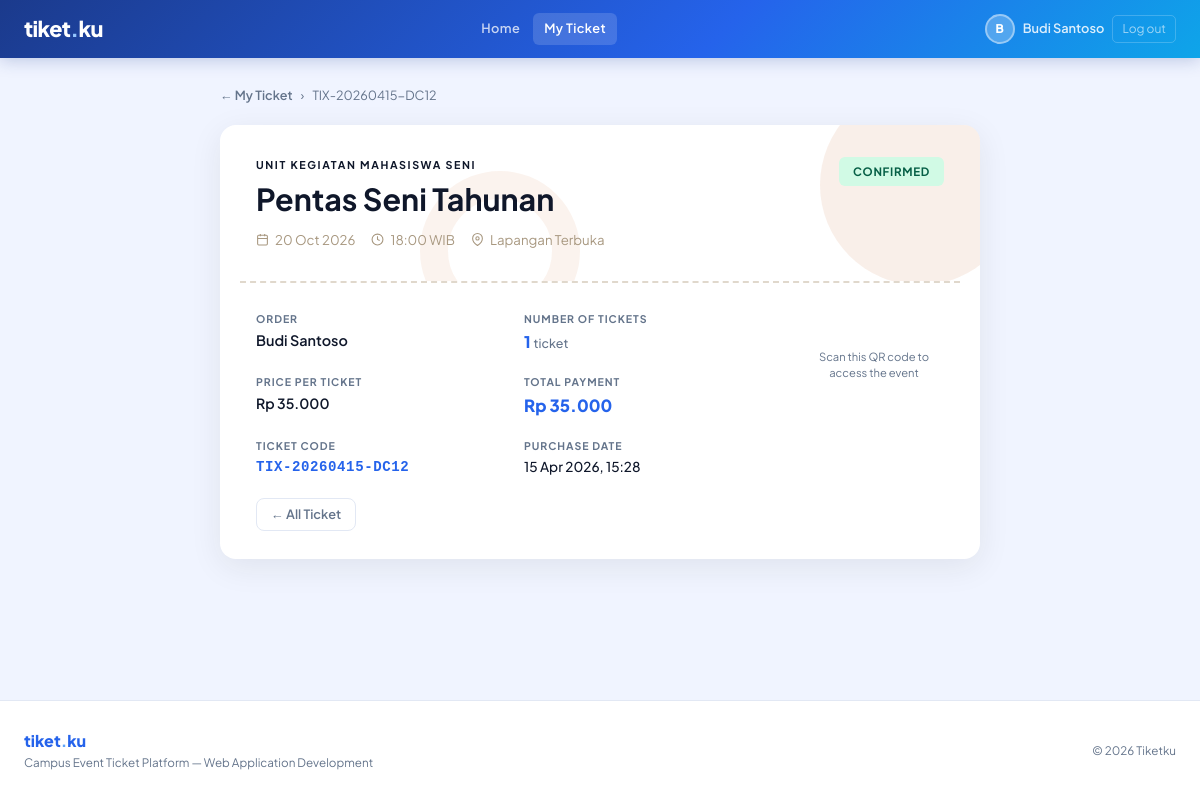
The app's page /public/index.php?controller=ticket&action=detail&id=11 (signed in) with its own data.
### tables this page shows
CREATE TABLE `tickets` (
  `id` int(11) NOT NULL,
  `ticket_code` varchar(50) NOT NULL,
  `purchase_date` datetime DEFAULT current_timestamp(),
  `status` enum('pending','confirmed','cancelled') DEFAULT 'pending',
  `qty` int(11) DEFAULT 1,
  `event_id` int(11) NOT NULL,
  `user_id` int(11) NOT NULL
);

CREATE TABLE `organizers` (
  `id` int(11) NOT NULL,
  `name` varchar(100) NOT NULL,
  `contact_email` varchar(100) DEFAULT NULL
);

CREATE TABLE `events` (
  `id` int(11) NOT NULL,
  `name` varchar(150) NOT NULL,
  `event_date` datetime NOT NULL,
  `venue` varchar(200) DEFAULT NULL,
  `description` text DEFAULT NULL,
  `image_url` varchar(500) DEFAULT NULL,
  `location_detail` varchar(300) DEFAULT NULL,
  `capacity` int(11) DEFAULT 0,
  `price` decimal(10,2) DEFAULT NULL,
  `organizer_id` int(11) NOT NULL,
  `created_at` timestamp NOT NULL DEFAULT current_timestamp()
);

CREATE TABLE `users` (
  `id` int(11) NOT NULL,
  `name` varchar(100) NOT NULL,
  `email` varchar(100) NOT NULL,
  `phone` varchar(20) DEFAULT NULL,
  `password` varchar(255) NOT NULL DEFAULT ''
);

### controllers/TicketController.php (called while the page is built, shortened)
<?php
require_once __DIR__ . '/../models/Ticket.php';
class TicketController {
    private $ticket;
    public function __construct($db) {
        $this->ticket  = new Ticket($db);
    }
    public function detail() {
        $this->ticket->id = $_GET['id'];
        if (!$this->ticket->readOne()) {
            header("Location: /event_ticketing/public/index.php?controller=ticket&action=index");
            exit;
        }
        $ticket = $this->ticket;
        require_once __DIR__ . '/../views/tickets/detail.php';
    }
}
?>

### models/Ticket.php (called while the page is built, shortened)
<?php
class Ticket {
    private $conn;
    private $table_name = "tickets";
    public $id;
    public function __construct($db) {
        $this->conn = $db;
    }
    public function readOne() {
        $query = "SELECT t.*, e.name as event_name, e.event_date, e.venue, e.price,
                         o.name as organizer_name, u.name as user_name
                  FROM " . $this->table_name . " t
                  LEFT JOIN events e     ON t.event_id = e.id
                  LEFT JOIN organizers o ON e.organizer_id = o.id
                  LEFT JOIN users u      ON t.user_id = u.id
                  WHERE t.id = ? LIMIT 0,1";
        $stmt = $this->conn->prepare($query);
        $stmt->bindParam(1, $this->id);
        $stmt->execute();
        $row = $stmt->fetch(PDO::FETCH_ASSOC);
        if ($row) {
            $this->ticket_code    = $row['ticket_code'];
            $this->status         = $row['status'];
            $this->qty            = $row['qty'] ?? 1;
            $this->event_name     = $row['event_name'];
            $this->user_name      = $row['user_name'];
            $this->event_date     = $row['event_date'];
            $this->venue          = $row['venue'];
            $this->price          = $row['price'];
            $this->organizer_name = $row['organizer_name'];
            $this->purchase_date  = $row['purchase_date'];
            return true;
        }
        return false;
    }
}
?>

### views/tickets/detail.php (the view, shortened to what this page needs)
<div style="max-width:760px; margin:0 auto;">
    <div style="display:flex;align-items:center;gap:8px;margin-bottom:20px;font-size:0.79rem;color:var(--muted);">
        <a href="?controller=ticket&action=index" style="color:var(--terracotta);text-decoration:none;font-weight:600;">← My Ticket</a>
        <span>›</span>
        <span><?= htmlspecialchars($ticket->ticket_code) ?></span>
    </div>
    <?php
    $isConfirmed = $ticket->status === 'confirmed';
    ?>
    <div style="background:white; border-radius:16px; border:1px solid var(--stone-warm); overflow:hidden; box-shadow:0 8px 32px rgba(44,36,22,0.08);">
        <div class="hero-pattern" style="padding:32px 36px; position:relative; overflow:hidden;">
            <div style="position:absolute;right:-40px;top:-40px;width:200px;height:200px;border-radius:50%;background:rgba(196,98,45,0.1);pointer-events:none;"></div>
            <div style="position:absolute;left:200px;bottom:-50px;width:160px;height:160px;border-radius:50%;border:28px solid rgba(196,98,45,0.08);pointer-events:none;"></div>
            <div style="position:relative;z-index:1;display:flex;justify-content:space-between;align-items:flex-start;flex-wrap:wrap;gap:16px;">
                <div>
                    <p style="font-size:0.67rem;font-weight:700;letter-spacing:0.15em;text-transform:uppercase;color:var(--terracotta-light);margin-bottom:8px;"><?= htmlspecialchars($ticket->organizer_name ?? '') ?></p>
                    <h1 style="font-size:1.9rem;font-weight:700;color:var(--ink);line-height:1.2;margin-bottom:12px;"><?= htmlspecialchars($ticket->event_name) ?></h1>
                    <div style="display:flex;flex-wrap:wrap;gap:16px;">
                        <div style="display:flex;align-items:center;gap:6px;color:#A89880;font-size:0.83rem;">
                            <svg width="13" height="13" viewBox="0 0 24 24" fill="none" stroke="currentColor" stroke-width="2"><rect x="3" y="4" width="18" height="18" rx="2"/><line x1="16" y1="2" x2="16" y2="6"/><line x1="8" y1="2" x2="8" y2="6"/><line x1="3" y1="10" x2="21" y2="10"/></svg>
                            <?= date('d M Y', strtotime($ticket->event_date)) ?>
                        </div>
                        <div style="display:flex;align-items:center;gap:6px;color:#A89880;font-size:0.83rem;">
                            <svg width="13" height="13" viewBox="0 0 24 24" fill="none" stroke="currentColor" stroke-width="2"><circle cx="12" cy="12" r="10"/><polyline points="12 6 12 12 16 14"/></svg>
                            <?= date('H:i', strtotime($ticket->event_date)) ?> WIB
                        </div>
                        <div style="display:flex;align-items:center;gap:6px;color:#A89880;font-size:0.83rem;">
                            <svg width="13" height="13" viewBox="0 0 24 24" fill="none" stroke="currentColor" stroke-width="2"><path d="M21 10c0 7-9 13-9 13s-9-6-9-13a9 9 0 0118 0z"/><circle cx="12" cy="10" r="3"/></svg>
                            <?= htmlspecialchars($ticket->venue ?? '') ?>
                        </div>
                    </div>
                </div>
                <?php
                $sc = ['pending'=>['#FEF3C7','#92400E'],'confirmed'=>['#D1FAE5','#065F46'],'cancelled'=>['#FEE2E2','#991B1B']][$ticket->status] ?? ['#F3F4F6','#374151'];
                ?>
                <span style="background:<?= $sc[0] ?>;color:<?= $sc[1] ?>;font-size:0.72rem;font-weight:700;padding:6px 14px;border-radius:6px;letter-spacing:0.06em;text-transform:uppercase;align-self:flex-start;">
                    <?= strtoupper($ticket->status) ?>
                </span>
            </div>
        </div>
        <div style="border-top:2px dashed #E0D8CC;margin:0 20px;position:relative;">
            <div style="position:absolute;left:-28px;top:-12px;width:24px;height:24px;border-radius:50%;background:var(--cream);border:1px solid var(--stone-warm);"></div>
            <div style="position:absolute;right:-28px;top:-12px;width:24px;height:24px;border-radius:50%;background:var(--cream);border:1px solid var(--stone-warm);"></div>
        </div>
        <div style="padding:28px 36px;">
            <div style="display:flex;gap:32px;flex-wrap:wrap;align-items:flex-start;">
                <div style="flex:1;min-width:200px;">
                    <div style="display:grid;grid-template-columns:1fr 1fr;gap:20px;margin-bottom:20px;">
                        <div>
                            <p style="font-size:0.66rem;font-weight:700;letter-spacing:0.09em;text-transform:uppercase;color:var(--muted);margin-bottom:3px;">Order</p>
                            <p style="font-weight:600;color:var(--charcoal);font-size:0.9rem;"><?= htmlspecialchars($ticket->user_name) ?></p>
                        </div>
                        <div>
                            <p style="font-size:0.66rem;font-weight:700;letter-spacing:0.09em;text-transform:uppercase;color:var(--muted);margin-bottom:3px;">Number of Tickets</p>
                            <p style="font-weight:800;color:var(--blue-mid);font-size:1rem;"><?= $ticket->qty ?? 1 ?> <span style="font-size:0.78rem;font-weight:500;color:var(--muted);">ticket</span></p>
                        </div>
                        <div>
                            <p style="font-size:0.66rem;font-weight:700;letter-spacing:0.09em;text-transform:uppercase;color:var(--muted);margin-bottom:3px;">Price per Ticket</p>
                            <p style="font-weight:600;color:var(--ink);font-size:0.88rem;">Rp <?= number_format($ticket->price, 0, ',', '.') ?></p>
                        </div>
                        <div>
                            <p style="font-size:0.66rem;font-weight:700;letter-spacing:0.09em;text-transform:uppercase;color:var(--muted);margin-bottom:3px;">Total Payment</p>
                            <p style="font-family:'Plus Jakarta Sans',sans-serif;font-weight:800;color:var(--blue-mid);font-size:1.05rem;">Rp <?= number_format($ticket->price * ($ticket->qty ?? 1), 0, ',', '.') ?></p>
                        </div>
                        <div>
                            <p style="font-size:0.66rem;font-weight:700;letter-spacing:0.09em;text-transform:uppercase;color:var(--muted);margin-bottom:3px;">Ticket Code</p>
                            <p style="font-family:monospace;font-weight:700;color:var(--blue-mid);font-size:0.88rem;letter-spacing:0.04em;"><?= htmlspecialchars($ticket->ticket_code) ?></p>
                        </div>
                        <div>
                            <p style="font-size:0.66rem;font-weight:700;letter-spacing:0.09em;text-transform:uppercase;color:var(--muted);margin-bottom:3px;">Purchase Date</p>
                            <p style="font-weight:500;color:var(--ink);font-size:0.85rem;"><?= date('d M Y, H:i', strtotime($ticket->purchase_date ?? 'now')) ?></p>
                        </div>
                    </div>
                    <div style="display:flex;gap:8px;flex-wrap:wrap;">
                        <a href="?controller=ticket&action=index" class="btn-ghost" style="font-size:0.8rem;padding:6px 14px;">← All Ticket</a>
                    </div>
                </div>
                <div style="display:flex;flex-direction:column;align-items:center;gap:10px;flex-shrink:0;">
                    <?php if ($isConfirmed): ?>
                    <div style="background:white;border:2px solid var(--stone-warm);border-radius:12px;padding:14px;">
                    </div>
                    <p style="font-size:0.7rem;color:var(--muted);text-align:center;max-width:140px;line-height:1.4;">Scan this QR code to access the event</p>
                    <?php endif; ?>
                </div>
            </div>
        </div>
    </div>
</div>
<?php $content = ob_get_clean(); require_once __DIR__ . '/../layouts/main.php'; ?>

### views/layouts/main.php (style rules this page uses)
:root { --white: #FFFFFF; --bg: #F0F4FF; --bg-card: #FFFFFF; --border: #E2E8F4; --blue-deep: #1B3A8C; --blue-mid: #2563EB; --blue-soft: #3B82F6; --blue-light: #60A5FA; --blue-pale: #DBEAFE; --blue-xpale: #EFF6FF; --cyan: #0EA5E9; --ink: #0F172A; --ink-soft: #334155; --muted: #64748B; --muted-light: #94A3B8; --success: #10B981; --warning: #F59E0B; --danger: #EF4444; --grad-main: linear-gradient(135deg, #1B3A8C 0%, #2563EB 60%, #0EA5E9 100%); --grad-card: linear-gradient(135deg, #1e40af 0%, #3b82f6 100%); --shadow-blue: 0 4px 20px rgba(37,99,235,0.18); --shadow-card: 0 2px 16px rgba(15,23,42,0.07); }
*, *::before, *::after { box-sizing: border-box; margin: 0; padding: 0; }
html { height: 100%; }
body { font-family: 'Plus Jakarta Sans', sans-serif; background: var(--bg); color: var(--ink); min-height: 100vh; display: flex; flex-direction: column; }
.btn-ghost { background: transparent; color: var(--muted); padding: 0.55rem 1.3rem; border-radius: 8px; font-weight: 600; font-size: 0.84rem; border: 1.5px solid var(--border); text-decoration: none; display: inline-flex; align-items: center; gap: 6px; transition: all 0.18s; }

### records on screen
tickets: ticket_code "TIX-20260415-DC12", organizers.name "UNIT KEGIATAN MAHASISWA SENI", event.name "Pentas Seni Tahunan", event.event_date "20 Oct 2026", event.event_date "18:00", event.venue "Lapangan Terbuka", status "CONFIRMED", user.name "Budi Santoso", qty "1", event.price "35.000", $ticket->price * ($ticket->qty ?? 1) "35.000", purchase_date "15 Apr 2026, 15:28"

### other values on screen
substr($_SESSION['user_name'] ?? 'U', 0, 1) "B"
$_SESSION['user_name'] "Budi Santoso"
